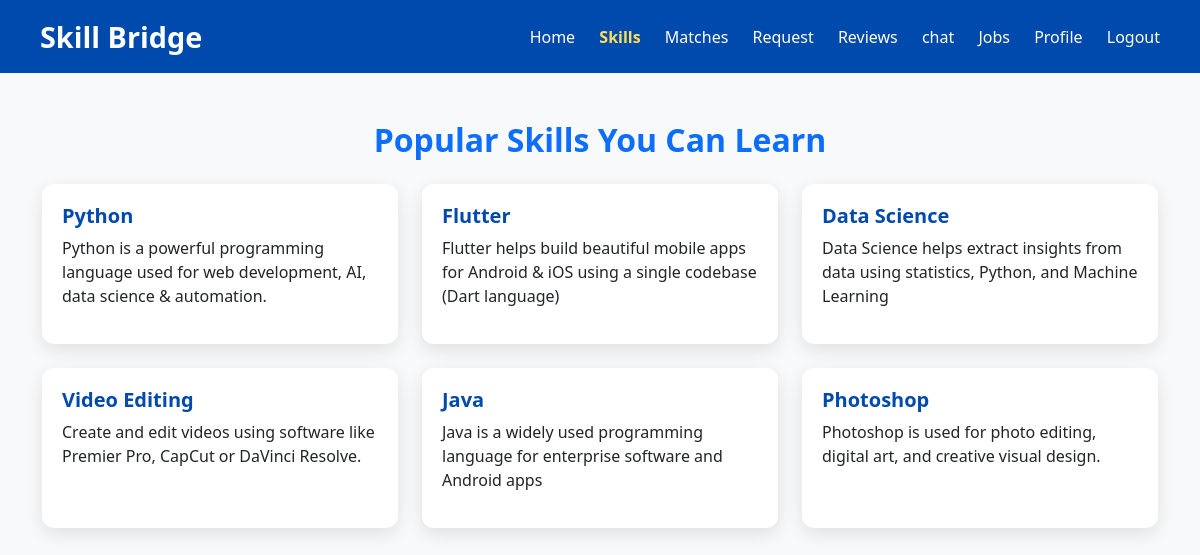
Screenshot of /skills/ with the database file from the repository.
### myapp/models.py (models this page shows, shortened)
class Skill(models.Model):
    name = models.CharField(max_length=100, unique=True)
    description = models.TextField()

### myapp/views.py (the view)
# urls.py: path('skills/', views.skills, name='skills'),
def skills(request):
    all_skills = Skill.objects.all()
    return render(request, 'skills.html', {'skills': all_skills})

### template/skills.html (shortened to what this page needs)
{% load static %}
<!DOCTYPE html>
<html lang="en">
<head>
  <link href="https://cdn.jsdelivr.net/npm/bootstrap@5.3.3/dist/css/bootstrap.min.css" rel="stylesheet">
</head>
<body>
<header>
  <div class="logo">Skill Bridge</div>
  <div class="nav-links">
    <a href="{% url 'home' %}">Home</a>
    <a class="active" href="{% url 'skills' %}">Skills</a>
    <a href="{% url 'find_matches' %}">Matches</a>
    <a  href="{% url 'requests_page' %}">Request</a>
    <a  href="{% url 'review' %}">Reviews</a>
    <a href="{% url 'chat' %}">chat</a>
    <a href="{% url 'job_list' %}">Jobs</a>
    <a href="{% url 'profile' request.user.id %}">Profile</a>
    <a href="{% url 'logout' %}">Logout</a>
  </div>
</header>
<div class="container mt-5">
  <h2 class="text-center fw-bold mb-4 text-primary">Popular Skills You Can Learn</h2>
  <div class="row g-4">
    {% for skill in skills %}
      <div class="col-md-4">
        <div class="skill-card">
          <h5 class="skill-title">{{ skill.name }}</h5>
          <p>{{ skill.description }}</p>
        </div>
      </div>
    {% empty %}
      <p class="text-center text-danger">No skills added yet.</p>
    {% endfor %}
  </div>
</div>
</body>
</html>

### template/skills.html (style rules this page uses)
body { background: #f8f9fa; }
header { background:#004aad; color:#fff; padding:15px 40px; display:flex; justify-content:space-between; align-items:center; }
.logo { font-size:1.8rem; font-weight:700; }
.nav-links a { color:#fff; margin-left:20px; text-decoration:none; font-weight:500; }
.nav-links a.active { color:#ffde59 !important; font-weight:700; }
.skill-card { background: #fff; border-radius: 12px; box-shadow: 0px 6px 18px rgba(0,0,0,0.10); padding: 20px; transition: transform 0.3s; height: 100%; }
.skill-title { color: #004aad; font-size: 20px; font-weight: 700; }

### rows the page displays
Skill: name "Python", description "Python is a powerful programming language used for web development, AI, data science & automation."
Skill: name "Flutter", description "Flutter helps build beautiful mobile apps for Android & iOS using a single codebase (Dart language)"
Skill: name "Data Science", description "Data Science helps extract insights from data using statistics, Python, and Machine Learning"
Skill: name "Video Editing", description "Create and edit videos using software like Premier Pro, CapCut or DaVinci Resolve."
Skill: name "Java", description "Java is a widely used programming language for enterprise software and Android apps"
Skill: name "Photoshop", description "Photoshop is used for photo editing, digital art, and creative visual design."
